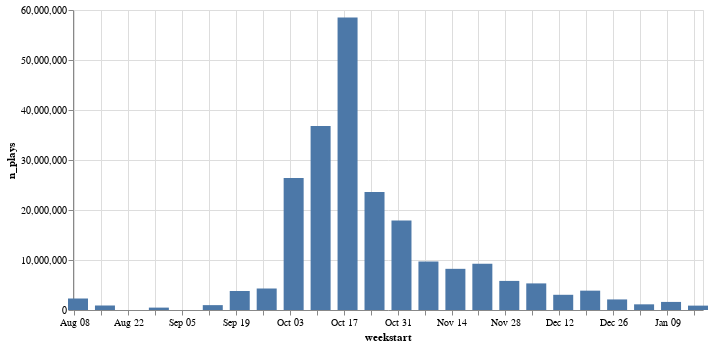

Source (notebook cell):
### Code cell
alt.Chart(weekly_plays).mark_bar(width=20).encode(
    x='weekstart:T',
    y='n_plays'
).properties(width=630)

### Figure 1 — Vega-Lite specification as saved in the notebook (floating-point values rounded to 4 significant figures)
{"config": {"view": {"continuousWidth": 400, "continuousHeight": 300}}, "data": {"name": "data-908d16c59e597f3f5a3499107ebc4954"}, "mark": {"type": "bar", "width": 20}, "encoding": {"x": {"field": "weekstart", "type": "temporal"}, "y": {"field": "n_plays", "type": "quantitative"}}, "width": 630, "$schema": "https://vega.github.io/schema/vega-lite/v4.17.0.json", "datasets": {"data-908d16c59e597f3f5a3499107ebc4954": [{"weekstart": "2021-08-09T00:00:00", "n_plays": 2300000}, {"weekstart": "2021-08-16T00:00:00", "n_plays": 900700}, {"weekstart": "2021-08-30T00:00:00", "n_plays": 477900}, {"weekstart": "2021-09-13T00:00:00", "n_plays": 973500}, {"weekstart": "2021-09-20T00:00:00", "n_plays": 3800000}, {"weekstart": "2021-09-27T00:00:00", "n_plays": 4300000}, {"weekstart": "2021-10-04T00:00:00", "n_plays": 26400000}, {"weekstart": "2021-10-11T00:00:00", "n_plays": 36800000}, {"weekstart": "2021-10-18T00:00:00", "n_plays": 58500000}, {"weekstart": "2021-10-25T00:00:00", "n_plays": 23600000}, {"weekstart": "2021-11-01T00:00:00", "n_plays": 17900000}, {"weekstart": "2021-11-08T00:00:00", "n_plays": 9700000}, {"weekstart": "2021-11-15T00:00:00", "n_plays": 8234400}, {"weekstart": "2021-11-22T00:00:00", "n_plays": 9233000}, {"weekstart": "2021-11-29T00:00:00", "n_plays": 5818600}, {"weekstart": "2021-12-06T00:00:00", "n_plays": 5319300}, {"weekstart": "2021-12-13T00:00:00", "n_plays": 3041000}, {"weekstart": "2021-12-20T00:00:00", "n_plays": 3867600}, {"weekstart": "2021-12-27T00:00:00", "n_plays": 2113300}, {"weekstart": "2022-01-03T00:00:00", "n_plays": 1135300}, {"weekstart": "2022-01-10T00:00:00", "n_plays": 1614600}, {"weekstart": "2022-01-17T00:00:00", "n_plays": 875700}]}}
